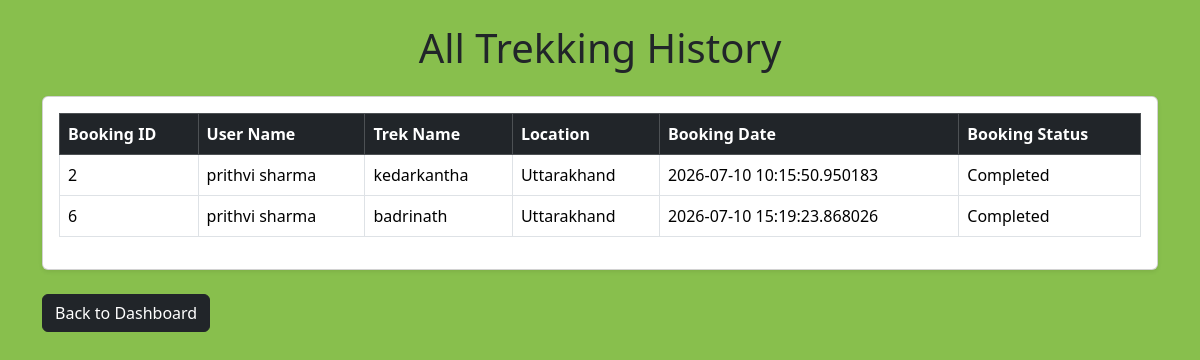
Screenshot of /admin/trekking_history with the database file from the repository.
### models/models.py (models this page shows)
class Booking(db.Model):
    __tablename__ = "bookings"
    id = db.Column(db.Integer, primary_key=True)
    user_id = db.Column(db.Integer,db.ForeignKey("users.id"),nullable=False)
    trek_id = db.Column(db.Integer,db.ForeignKey("treks.id"),nullable=False)
    booking_date = db.Column(db.DateTime,default=datetime.utcnow)
    booking_status = db.Column(db.String(20),default="Booked")
    payment_status = db.Column(db.String(20),default="Unpaid")

class User(db.Model):
    __tablename__ = "users"
    id = db.Column(db.Integer, primary_key=True)
    full_name = db.Column(db.String(100), nullable=False)
    email = db.Column(db.String(120), unique=True, nullable=False)
    password = db.Column(db.String(255), nullable=False)
    role = db.Column(db.String(20), nullable=False)
    status = db.Column(db.String(20),default="approved")
    created_at = db.Column(db.DateTime, default=datetime.utcnow)
    bookings = db.relationship(         #defines relationship b/w user and bookings bcoz  1 user can have multi bookings
        "Booking",
        backref="user",
        lazy=True
    )
    assigned_treks = db.relationship(     #defines relationship b/w staff and treks bcoz  1 staff can be assign multi treks
    "Trek",
    foreign_keys="Trek.assigned_staff_id",
    backref="assigned_staff",
    lazy=True
    )

class Trek(db.Model):
    __tablename__ = "treks"
    id = db.Column(db.Integer, primary_key=True)
    trek_name = db.Column(db.String(100), nullable=False)
    location = db.Column(db.String(100))
    difficulty = db.Column(db.String(50))
    duration_days = db.Column(db.Integer)
    available_slots = db.Column(db.Integer)
    status = db.Column(db.String(20),default="Open")
    progress_status = db.Column(db.String(20),default="Not Started")
    assigned_staff_id = db.Column(db.Integer,db.ForeignKey("users.id"))
    bookings = db.relationship(           #defines relationship b/w trek and bookings bcoz  1 trek can have multi booking
        "Booking",
        backref="trek",
        lazy=True
    )

### controllers/auth.py (the view)
@auth.route("/admin/trekking_history")
def admin_trekking_history():
    completed_bookings = Booking.query.filter_by(
        booking_status="Completed"
    ).all()
    return render_template(
        "admin_trekking_history.html",
        bookings=completed_bookings
    )

### templates/admin_trekking_history.html (shortened to what this page needs)
<!DOCTYPE html>
<html lang="en">
<head>
    <link href="https://cdn.jsdelivr.net/npm/bootstrap@5.3.3/dist/css/bootstrap.min.css"
          rel="stylesheet">
</head>
<body style="background-color: rgb(136, 191, 77);">
<div class="container py-4">
    <h1 class="text-center mb-4">
        All Trekking History
    </h1>
    <div class="card shadow-sm">
        <div class="card-body">
            <div class="table-responsive">
                <table class="table table-bordered table-hover align-middle">
                    <thead class="table-dark">
                        <tr>
                            <th>Booking ID</th>
                            <th>User Name</th>
                            <th>Trek Name</th>
                            <th>Location</th>
                            <th>Booking Date</th>
                            <th>Booking Status</th>
                        </tr>
                    </thead>
                    <tbody>
                        {% for booking in bookings %}
                        <tr>
                            <td>{{ booking.id }}</td>
                            <td>{{ booking.user.full_name }}</td>
                            <td>{{ booking.trek.trek_name }}</td>
                            <td>{{ booking.trek.location }}</td>
                            <td>{{ booking.booking_date }}</td>
                            <td>{{ booking.booking_status }}</td>
                        </tr>
                        {% endfor %}
                    </tbody>
                </table>
            </div>
        </div>
    </div>
    <div class="mt-4">
        <a href="/admin/dashboard"
           class="btn btn-dark">
            Back to Dashboard
        </a>
    </div>
</div>
</body>
</html>

### rows the page displays
Booking: id "2", user.full_name "prithvi sharma", trek.trek_name "kedarkantha", trek.location "Uttarakhand", booking_date "2026-07-10 10:15:50.950183", booking_status "Completed"
Booking: id "6", user.full_name "prithvi sharma", trek.trek_name "badrinath", trek.location "Uttarakhand", booking_date "2026-07-10 15:19:23.868026", booking_status "Completed"
